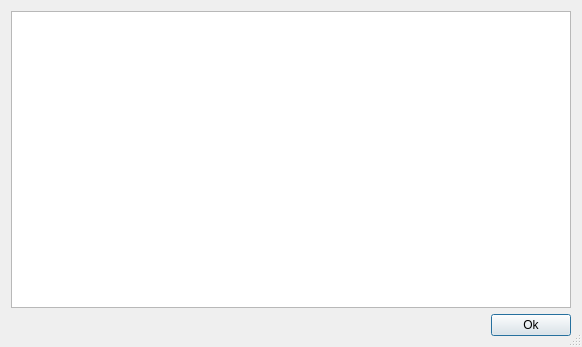
<?xml version="1.0" encoding="UTF-8"?>
<ui version="4.0">
 <class>DialogMediumManager</class>
 <widget class="QDialog" name="DialogMediumManager">
  <property name="geometry">
   <rect>
    <x>0</x>
    <y>0</y>
    <width>582</width>
    <height>347</height>
   </rect>
  </property>
  <property name="windowTitle">
   <string>GlassManager</string>
  </property>
  <property name="windowIcon">
   <iconset resource="Astree.qrc">
    <normaloff>:/Astree/Astree.ico</normaloff>:/Astree/Astree.ico</iconset>
  </property>
  <property name="sizeGripEnabled">
   <bool>true</bool>
  </property>
  <layout class="QGridLayout" name="gridLayout">
   <item row="0" column="0">
    <layout class="QVBoxLayout" name="verticalLayout">
     <item>
      <widget class="QTableWidget" name="twMedium"/>
     </item>
     <item>
      <layout class="QHBoxLayout" name="horizontalLayout">
       <item>
        <spacer name="horizontalSpacer">
         <property name="orientation">
          <enum>Qt::Horizontal</enum>
         </property>
         <property name="sizeHint" stdset="0">
          <size>
           <width>40</width>
           <height>20</height>
          </size>
         </property>
        </spacer>
       </item>
       <item>
        <widget class="QPushButton" name="pushButton_3">
         <property name="text">
          <string>Ok</string>
         </property>
        </widget>
       </item>
      </layout>
     </item>
    </layout>
   </item>
  </layout>
 </widget>
 <resources>
  <include location="Astree.qrc"/>
 </resources>
 <connections/>
</ui>
